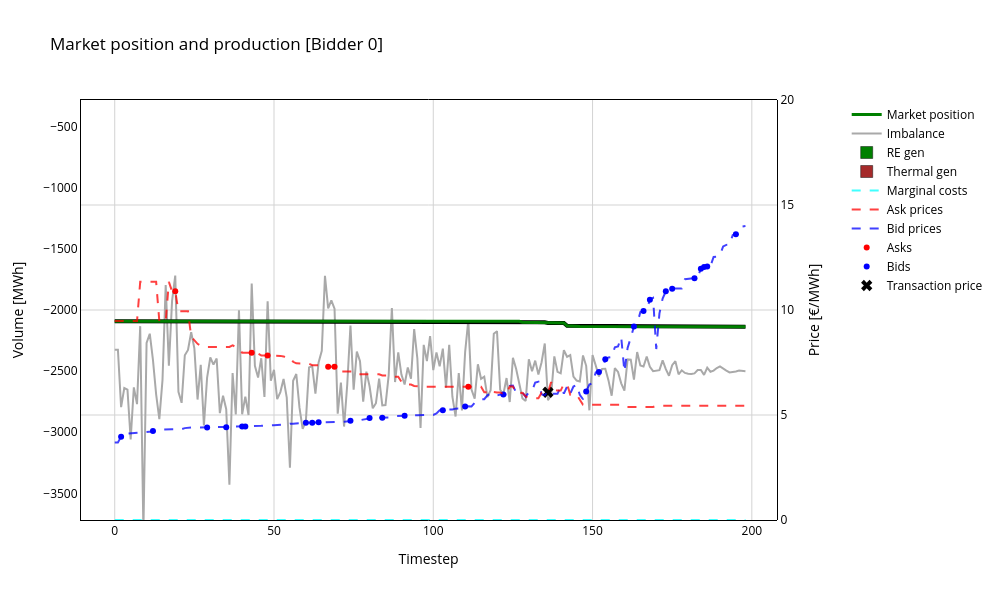
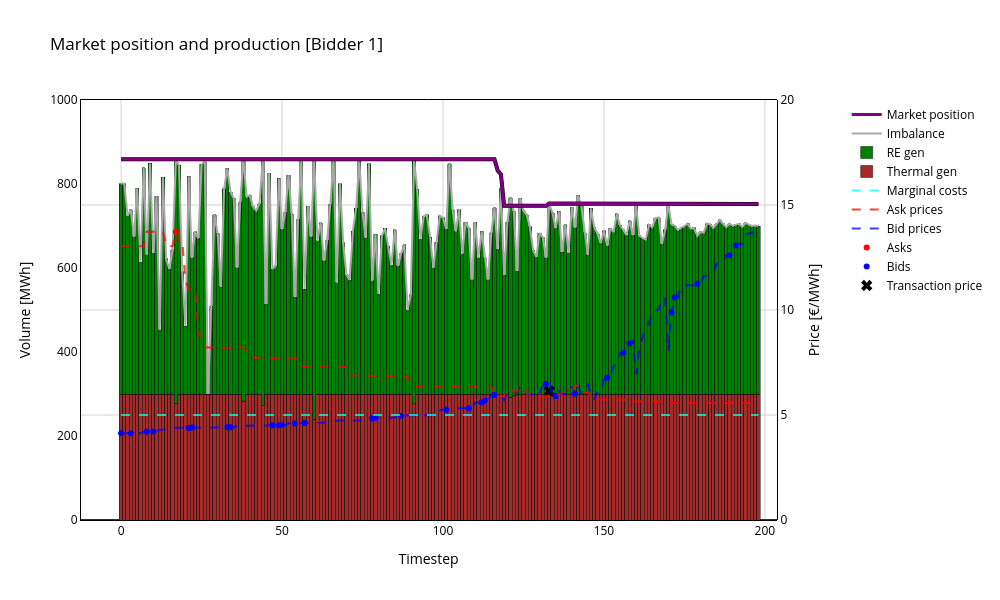
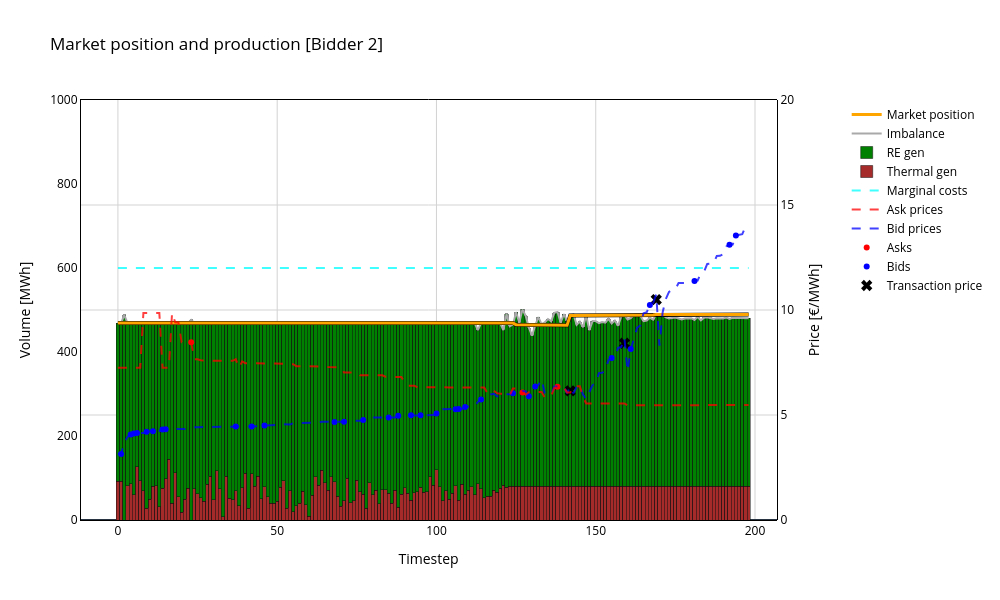
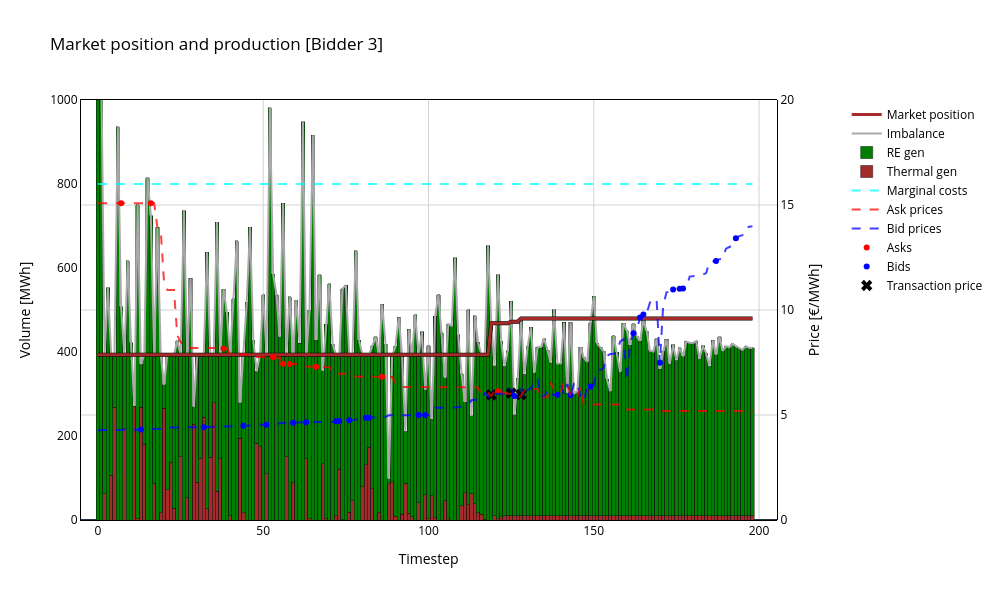

Notebook code for these charts, in order:
### Code cell
### Imbalance vs Production

for bidder in range(n):
    fig = go.Figure()

    # Add marker for 'transaction price'
    fig.add_trace(go.Scatter(
        x=df_bid_logs.loc[df_bid_logs['bidder'] == bidder].index,
        y=df_bid_logs.loc[df_bid_logs['bidder'] == bidder, 'transaction_price'],
        mode='markers',
        name=f'Transaction price',
        line=dict(width=2, color=match_color),
        marker=dict(symbol='x', size=10), 
        yaxis='y'
    ))

    # Add marker for 'bid price'
    fig.add_trace(go.Scatter(
        x=df_bid_logs.loc[(df_bid_logs['bidder'] == bidder) & (df_bid_logs['match_flag'] == 'bid')].index,
        y=df_bid_logs.loc[(df_bid_logs['bidder'] == bidder) & (df_bid_logs['match_flag'] == 'bid'), 'price'],
        mode='markers',
        name=f'Bids',
        line=dict(width=2, color=bid_color),  # Adjust line width if necessary
        yaxis='y'
    ))

    # Add marker for 'ask price'
    fig.add_trace(go.Scatter(
        x=df_bid_logs.loc[(df_bid_logs['bidder'] == bidder) & (df_bid_logs['match_flag'] == 'ask')].index,
        y=df_bid_logs.loc[(df_bid_logs['bidder'] == bidder) & (df_bid_logs['match_flag'] == 'ask'), 'price'],
        mode='markers',
        name=f'Asks',
        line=dict(width=2, color=ask_color),  # Adjust line width if necessary
        yaxis='y'
    ))
        
    # Add line for 'Actual prices'
    fig.add_trace(go.Scatter(
        x=df_bid_prices.index,
        y=df_bid_prices[f'bidder_{bidder}'],
        mode='lines',
        name='Bid prices',
        yaxis='y',
        opacity=0.75,
        line=dict(width=2, color=bid_color, dash='dash')  # Adjust line width if necessary
    ))
    
    # Add line for 'Actual prices'
    fig.add_trace(go.Scatter(
        x=df_ask_prices.index,
        y=df_ask_prices[f'bidder_{bidder}'],
        mode='lines',
        name='Ask prices',
        yaxis='y',
        opacity=0.75,
        line=dict(width=2, color=ask_color, dash='dash')  # Adjust line width if necessary
    ))
    
    # Add line for 'Marginal costs'
    fig.add_trace(go.Scatter(
        x=df_bid_logs.index,
        y=[df_bidders['true_costs'][bidder]] * len(df_bid_logs),
        mode='lines',
        name='Marginal costs',
        yaxis='y',
        opacity=0.75,
        line=dict(width=2, color=marginal_cost_color, dash='dash')  # Adjust line width if necessary
    ))
    
    # Add bar for 'Thermal prod'
    fig.add_trace(go.Bar(
        x=df_x_th_gen[f'bidder_{bidder}'].index,
        y=df_x_th_gen[f'bidder_{bidder}'],
        name='Thermal gen',
        width=1,
        yaxis='y2',
        marker=dict(color='brown'),
    ))
    
    # Add bar for 'RE prod'
    fig.add_trace(go.Bar(
        x=df_x_re_gen[f'bidder_{bidder}'].index,
        y=df_x_re_gen[f'bidder_{bidder}'],
        name='RE gen',
        width=1,
        yaxis='y2',
        marker=dict(color='green'),
    ))
    
    # Add line for 'Imbalance'
    fig.add_trace(go.Scatter(
        x=df_imbalances[f'bidder_{bidder}'].index,
        y=df_imbalances[f'bidder_{bidder}'] + df_market_positions[f'bidder_{bidder}'],
        mode='lines',
        name='Imbalance',
        yaxis='y2',
        line=dict(width=2, color=imbalance_color)  # Adjust line width if necessary
    ))
    
    # Add outline for 'market position'
    fig.add_trace(go.Scatter(
        x=df_market_positions[f'bidder_{bidder}'].index,
        y=df_market_positions[f'bidder_{bidder}'],
        mode='lines',
        name=f'Market position outline',
        showlegend=False,
        line=dict(width=4, color='black'),  # Adjust line width if necessary
        yaxis='y2'
    ))

    # Add line for 'market position'
    fig.add_trace(go.Scatter(
        x=df_market_positions[f'bidder_{bidder}'].index,
        y=df_market_positions[f'bidder_{bidder}'],
        mode='lines',
        name=f'Market position',
        line=dict(width=3, color=bidder_colors[bidder]),  # Adjust line width if necessary
        yaxis='y2'
    ))
    
    demand_mean = -2000
    max_imbalance = df_imbalances[f'bidder_{bidder}'].abs().max()
    
    range_y = [0, max_price]
    range_y2 = [0, 1000] if bidder != 0 else [demand_mean - max_imbalance, demand_mean + max_imbalance]
    
    # Update layout
    fig.update_layout(
        title=f'Market position and production [Bidder {bidder}]',
        barmode='stack',
        width=width,
        height=height,
        plot_bgcolor=background,
        paper_bgcolor=paper_bgcolor,
        font_color=font_color,
        xaxis=dict(
            title='Timestep',
            mirror=True,
            showline=True,
            linecolor=axis_color,
            gridcolor=grid_color,
        ),
        yaxis=dict(
            title='Price [€/MWh]',
            side='right',
            overlaying='y2',
            position=1,
            range=range_y,
            tickcolor=grid_color,
            showline=True,
            linecolor=axis_color,
            gridcolor=grid_color,
        ),
        yaxis2=dict(
            title='Volume [MWh]',
            position=0,
            range=range_y2,
            ticks='',
            showline=True,
            linecolor=axis_color,
            gridcolor=grid_color,
            showgrid=False,
            ),
        legend=dict(
            x=1.1
        ),
        #shapes=frame, 
    )
    
    # Show the plot
    fig.show()

### Figure 1 — Plotly figure (JSON) as saved in the notebook; plotly's stock layout.template omitted (floating-point values rounded to 4 significant figures; data arrays with more than 128 entries replaced by an {"elided": "..."} marker saying what was removed)
{"data": [{"line": {"color": "black", "width": 2}, "marker": {"size": 10, "symbol": "x"}, "mode": "markers", "name": "Transaction price", "x": [2, 12, 19, 29, 35, 40, 41, 43, 48, 60, 62, 64, 67, 69, 74, 80, 84, 91, 103, 110, 111, 122, 136, 148, 152, 154, 163, 166, 168, 173, 175, 182, 184, 185, 186, 195], "y": [null, null, null, null, null, null, null, null, null, null, null, null, null, null, null, null, null, null, null, null, null, null, 6.083, null, null, null, null, null, null, null, null, null, null, null, null, null], "yaxis": "y", "type": "scatter"}, {"line": {"color": "blue", "width": 2}, "mode": "markers", "name": "Bids", "x": [2, 12, 29, 35, 40, 41, 60, 62, 64, 74, 80, 84, 91, 103, 110, 122, 148, 152, 154, 163, 166, 168, 173, 175, 182, 184, 185, 186, 195], "y": [3.966, 4.233, 4.403, 4.422, 4.454, 4.455, 4.63, 4.632, 4.659, 4.722, 4.859, 4.871, 4.962, 5.224, 5.406, 5.971, 6.124, 7.044, 7.652, 9.214, 9.949, 10.49, 10.89, 11.01, 11.52, 11.97, 12.05, 12.07, 13.61], "yaxis": "y", "type": "scatter"}, {"line": {"color": "red", "width": 2}, "mode": "markers", "name": "Asks", "x": [19, 43, 48, 67, 69, 111], "y": [10.89, 7.969, 7.838, 7.295, 7.293, 6.349], "yaxis": "y", "type": "scatter"}, {"line": {"color": "blue", "dash": "dash", "width": 2}, "mode": "lines", "name": "Bid prices", "opacity": 0.75, "x": {"elided": "199 int values"}, "y": {"elided": "199 float values"}, "yaxis": "y", "type": "scatter"}, {"line": {"color": "red", "dash": "dash", "width": 2}, "mode": "lines", "name": "Ask prices", "opacity": 0.75, "x": {"elided": "199 int values"}, "y": {"elided": "199 float values"}, "yaxis": "y", "type": "scatter"}, {"line": {"color": "cyan", "dash": "dash", "width": 2}, "mode": "lines", "name": "Marginal costs", "opacity": 0.75, "x": {"elided": "199 int values"}, "y": {"elided": "199 float values"}, "yaxis": "y", "type": "scatter"}, {"marker": {"color": "brown"}, "name": "Thermal gen", "width": 1, "x": {"elided": "199 int values"}, "y": {"elided": "199 float values"}, "yaxis": "y2", "type": "bar"}, {"marker": {"color": "green"}, "name": "RE gen", "width": 1, "x": {"elided": "199 int values"}, "y": {"elided": "199 float values"}, "yaxis": "y2", "type": "bar"}, {"line": {"color": "darkgrey", "width": 2}, "mode": "lines", "name": "Imbalance", "x": {"elided": "199 int values"}, "y": {"elided": "199 float values"}, "yaxis": "y2", "type": "scatter"}, {"line": {"color": "black", "width": 4}, "mode": "lines", "name": "Market position outline", "showlegend": false, "x": {"elided": "199 int values"}, "y": {"elided": "199 float values"}, "yaxis": "y2", "type": "scatter"}, {"line": {"color": "green", "width": 3}, "mode": "lines", "name": "Market position", "x": {"elided": "199 int values"}, "y": {"elided": "199 float values"}, "yaxis": "y2", "type": "scatter"}], "layout": {"font": {"color": "black"}, "xaxis": {"title": {"text": "Timestep"}, "mirror": true, "showline": true, "linecolor": "black", "gridcolor": "lightgrey"}, "yaxis": {"title": {"text": "Price [€/MWh]"}, "side": "right", "overlaying": "y2", "position": 1, "range": [0, 20], "tickcolor": "lightgrey", "showline": true, "linecolor": "black", "gridcolor": "lightgrey"}, "yaxis2": {"title": {"text": "Volume [MWh]"}, "position": 0, "range": [-3717.0, -282.8], "ticks": "", "showline": true, "linecolor": "black", "gridcolor": "lightgrey", "showgrid": false}, "legend": {"x": 1.1}, "title": {"text": "Market position and production [Bidder 0]"}, "barmode": "stack", "width": 1000, "height": 600, "plot_bgcolor": "white", "paper_bgcolor": "white"}}

### Figure 2 — Plotly figure (JSON) as saved in the notebook; plotly's stock layout.template omitted (floating-point values rounded to 4 significant figures; data arrays with more than 128 entries replaced by an {"elided": "..."} marker saying what was removed)
{"data": [{"line": {"color": "black", "width": 2}, "marker": {"size": 10, "symbol": "x"}, "mode": "markers", "name": "Transaction price", "x": [0, 3, 8, 10, 17, 21, 22, 33, 34, 47, 49, 50, 54, 57, 78, 79, 87, 101, 108, 112, 113, 116, 132, 133, 135, 141, 151, 156, 158, 171, 172, 179, 189, 191], "y": [null, null, null, null, null, null, null, null, null, null, null, null, null, null, null, null, null, null, null, null, null, null, null, 6.137, null, null, null, null, null, null, null, null, null, null], "yaxis": "y", "type": "scatter"}, {"line": {"color": "blue", "width": 2}, "mode": "markers", "name": "Bids", "x": [0, 3, 8, 10, 21, 22, 33, 34, 47, 49, 50, 54, 57, 78, 79, 87, 101, 108, 112, 113, 116, 132, 135, 141, 151, 156, 158, 171, 172, 179, 189, 191], "y": [4.133, 4.133, 4.2, 4.22, 4.387, 4.408, 4.417, 4.418, 4.512, 4.517, 4.518, 4.596, 4.621, 4.838, 4.862, 4.956, 5.245, 5.318, 5.601, 5.673, 5.956, 6.472, 5.91, 6.012, 6.778, 7.96, 8.418, 9.885, 10.59, 11.25, 12.61, 13.07], "yaxis": "y", "type": "scatter"}, {"line": {"color": "red", "width": 2}, "mode": "markers", "name": "Asks", "x": [17], "y": [13.72], "yaxis": "y", "type": "scatter"}, {"line": {"color": "blue", "dash": "dash", "width": 2}, "mode": "lines", "name": "Bid prices", "opacity": 0.75, "x": {"elided": "199 int values"}, "y": {"elided": "199 float values"}, "yaxis": "y", "type": "scatter"}, {"line": {"color": "red", "dash": "dash", "width": 2}, "mode": "lines", "name": "Ask prices", "opacity": 0.75, "x": {"elided": "199 int values"}, "y": {"elided": "199 float values"}, "yaxis": "y", "type": "scatter"}, {"line": {"color": "cyan", "dash": "dash", "width": 2}, "mode": "lines", "name": "Marginal costs", "opacity": 0.75, "x": {"elided": "199 int values"}, "y": {"elided": "199 float values"}, "yaxis": "y", "type": "scatter"}, {"marker": {"color": "brown"}, "name": "Thermal gen", "width": 1, "x": {"elided": "199 int values"}, "y": {"elided": "199 float values"}, "yaxis": "y2", "type": "bar"}, {"marker": {"color": "green"}, "name": "RE gen", "width": 1, "x": {"elided": "199 int values"}, "y": {"elided": "199 float values"}, "yaxis": "y2", "type": "bar"}, {"line": {"color": "darkgrey", "width": 2}, "mode": "lines", "name": "Imbalance", "x": {"elided": "199 int values"}, "y": {"elided": "199 float values"}, "yaxis": "y2", "type": "scatter"}, {"line": {"color": "black", "width": 4}, "mode": "lines", "name": "Market position outline", "showlegend": false, "x": {"elided": "199 int values"}, "y": {"elided": "199 float values"}, "yaxis": "y2", "type": "scatter"}, {"line": {"color": "purple", "width": 3}, "mode": "lines", "name": "Market position", "x": {"elided": "199 int values"}, "y": {"elided": "199 float values"}, "yaxis": "y2", "type": "scatter"}], "layout": {"font": {"color": "black"}, "xaxis": {"title": {"text": "Timestep"}, "mirror": true, "showline": true, "linecolor": "black", "gridcolor": "lightgrey"}, "yaxis": {"title": {"text": "Price [€/MWh]"}, "side": "right", "overlaying": "y2", "position": 1, "range": [0, 20], "tickcolor": "lightgrey", "showline": true, "linecolor": "black", "gridcolor": "lightgrey"}, "yaxis2": {"title": {"text": "Volume [MWh]"}, "position": 0, "range": [0, 1000], "ticks": "", "showline": true, "linecolor": "black", "gridcolor": "lightgrey", "showgrid": false}, "legend": {"x": 1.1}, "title": {"text": "Market position and production [Bidder 1]"}, "barmode": "stack", "width": 1000, "height": 600, "plot_bgcolor": "white", "paper_bgcolor": "white"}}

### Figure 3 — Plotly figure (JSON) as saved in the notebook; plotly's stock layout.template omitted (floating-point values rounded to 4 significant figures; data arrays with more than 128 entries replaced by an {"elided": "..."} marker saying what was removed)
{"data": [{"line": {"color": "black", "width": 2}, "marker": {"size": 10, "symbol": "x"}, "mode": "markers", "name": "Transaction price", "x": [1, 4, 5, 6, 9, 11, 14, 15, 23, 37, 42, 46, 68, 71, 77, 85, 88, 92, 95, 100, 106, 107, 109, 114, 124, 127, 129, 131, 138, 142, 155, 159, 161, 167, 169, 181, 192, 194], "y": [null, null, null, null, null, null, null, null, null, null, null, null, null, null, null, null, null, null, null, null, null, null, null, null, null, null, null, null, null, 6.151, null, 8.418, null, null, 10.49, null, null, null], "yaxis": "y", "type": "scatter"}, {"line": {"color": "blue", "width": 2}, "mode": "markers", "name": "Bids", "x": [1, 4, 5, 6, 9, 11, 14, 15, 37, 42, 46, 68, 71, 77, 85, 88, 92, 95, 100, 106, 107, 109, 114, 124, 129, 131, 155, 161, 167, 181, 192, 194], "y": [3.145, 4.068, 4.12, 4.143, 4.202, 4.231, 4.304, 4.323, 4.451, 4.458, 4.496, 4.664, 4.679, 4.768, 4.882, 4.96, 4.985, 4.993, 5.066, 5.275, 5.285, 5.383, 5.736, 6.041, 5.893, 6.358, 7.709, 8.148, 10.24, 11.38, 13.1, 13.55], "yaxis": "y", "type": "scatter"}, {"line": {"color": "red", "width": 2}, "mode": "markers", "name": "Asks", "x": [23, 127, 138], "y": [8.464, 6.07, 6.346], "yaxis": "y", "type": "scatter"}, {"line": {"color": "blue", "dash": "dash", "width": 2}, "mode": "lines", "name": "Bid prices", "opacity": 0.75, "x": {"elided": "199 int values"}, "y": {"elided": "199 float values"}, "yaxis": "y", "type": "scatter"}, {"line": {"color": "red", "dash": "dash", "width": 2}, "mode": "lines", "name": "Ask prices", "opacity": 0.75, "x": {"elided": "199 int values"}, "y": {"elided": "199 float values"}, "yaxis": "y", "type": "scatter"}, {"line": {"color": "cyan", "dash": "dash", "width": 2}, "mode": "lines", "name": "Marginal costs", "opacity": 0.75, "x": {"elided": "199 int values"}, "y": {"elided": "199 float values"}, "yaxis": "y", "type": "scatter"}, {"marker": {"color": "brown"}, "name": "Thermal gen", "width": 1, "x": {"elided": "199 int values"}, "y": {"elided": "199 float values"}, "yaxis": "y2", "type": "bar"}, {"marker": {"color": "green"}, "name": "RE gen", "width": 1, "x": {"elided": "199 int values"}, "y": {"elided": "199 float values"}, "yaxis": "y2", "type": "bar"}, {"line": {"color": "darkgrey", "width": 2}, "mode": "lines", "name": "Imbalance", "x": {"elided": "199 int values"}, "y": {"elided": "199 float values"}, "yaxis": "y2", "type": "scatter"}, {"line": {"color": "black", "width": 4}, "mode": "lines", "name": "Market position outline", "showlegend": false, "x": {"elided": "199 int values"}, "y": {"elided": "199 float values"}, "yaxis": "y2", "type": "scatter"}, {"line": {"color": "orange", "width": 3}, "mode": "lines", "name": "Market position", "x": {"elided": "199 int values"}, "y": {"elided": "199 float values"}, "yaxis": "y2", "type": "scatter"}], "layout": {"font": {"color": "black"}, "xaxis": {"title": {"text": "Timestep"}, "mirror": true, "showline": true, "linecolor": "black", "gridcolor": "lightgrey"}, "yaxis": {"title": {"text": "Price [€/MWh]"}, "side": "right", "overlaying": "y2", "position": 1, "range": [0, 20], "tickcolor": "lightgrey", "showline": true, "linecolor": "black", "gridcolor": "lightgrey"}, "yaxis2": {"title": {"text": "Volume [MWh]"}, "position": 0, "range": [0, 1000], "ticks": "", "showline": true, "linecolor": "black", "gridcolor": "lightgrey", "showgrid": false}, "legend": {"x": 1.1}, "title": {"text": "Market position and production [Bidder 2]"}, "barmode": "stack", "width": 1000, "height": 600, "plot_bgcolor": "white", "paper_bgcolor": "white"}}

### Figure 4 — Plotly figure (JSON) as saved in the notebook; plotly's stock layout.template omitted (floating-point values rounded to 4 significant figures; data arrays with more than 128 entries replaced by an {"elided": "..."} marker saying what was removed)
{"data": [{"line": {"color": "black", "width": 2}, "marker": {"size": 10, "symbol": "x"}, "mode": "markers", "name": "Transaction price", "x": [7, 13, 16, 32, 38, 44, 51, 53, 56, 58, 59, 63, 66, 72, 73, 76, 81, 82, 86, 97, 99, 119, 121, 125, 126, 128, 139, 143, 149, 162, 164, 165, 170, 174, 176, 177, 187, 193], "y": [null, null, null, null, null, null, null, null, null, null, null, null, null, null, null, null, null, null, null, null, null, 5.956, null, 6.041, null, 5.971, null, null, null, null, null, null, null, null, null, null, null, null], "yaxis": "y", "type": "scatter"}, {"line": {"color": "blue", "width": 2}, "mode": "markers", "name": "Bids", "x": [13, 32, 44, 51, 59, 63, 72, 73, 76, 81, 82, 97, 99, 126, 139, 143, 149, 162, 164, 165, 170, 174, 176, 177, 187, 193], "y": [4.307, 4.413, 4.485, 4.54, 4.626, 4.66, 4.708, 4.717, 4.753, 4.868, 4.87, 4.997, 4.998, 5.911, 5.963, 5.957, 6.357, 8.887, 9.646, 9.79, 7.482, 10.98, 11.02, 11.02, 12.33, 13.42], "yaxis": "y", "type": "scatter"}, {"line": {"color": "red", "width": 2}, "mode": "markers", "name": "Asks", "x": [7, 16, 38, 53, 56, 58, 66, 86, 121], "y": [15.08, 15.08, 8.162, 7.752, 7.439, 7.428, 7.302, 6.825, 6.136], "yaxis": "y", "type": "scatter"}, {"line": {"color": "blue", "dash": "dash", "width": 2}, "mode": "lines", "name": "Bid prices", "opacity": 0.75, "x": {"elided": "199 int values"}, "y": {"elided": "199 float values"}, "yaxis": "y", "type": "scatter"}, {"line": {"color": "red", "dash": "dash", "width": 2}, "mode": "lines", "name": "Ask prices", "opacity": 0.75, "x": {"elided": "199 int values"}, "y": {"elided": "199 float values"}, "yaxis": "y", "type": "scatter"}, {"line": {"color": "cyan", "dash": "dash", "width": 2}, "mode": "lines", "name": "Marginal costs", "opacity": 0.75, "x": {"elided": "199 int values"}, "y": {"elided": "199 float values"}, "yaxis": "y", "type": "scatter"}, {"marker": {"color": "brown"}, "name": "Thermal gen", "width": 1, "x": {"elided": "199 int values"}, "y": {"elided": "199 float values"}, "yaxis": "y2", "type": "bar"}, {"marker": {"color": "green"}, "name": "RE gen", "width": 1, "x": {"elided": "199 int values"}, "y": {"elided": "199 float values"}, "yaxis": "y2", "type": "bar"}, {"line": {"color": "darkgrey", "width": 2}, "mode": "lines", "name": "Imbalance", "x": {"elided": "199 int values"}, "y": {"elided": "199 float values"}, "yaxis": "y2", "type": "scatter"}, {"line": {"color": "black", "width": 4}, "mode": "lines", "name": "Market position outline", "showlegend": false, "x": {"elided": "199 int values"}, "y": {"elided": "199 float values"}, "yaxis": "y2", "type": "scatter"}, {"line": {"color": "brown", "width": 3}, "mode": "lines", "name": "Market position", "x": {"elided": "199 int values"}, "y": {"elided": "199 float values"}, "yaxis": "y2", "type": "scatter"}], "layout": {"font": {"color": "black"}, "xaxis": {"title": {"text": "Timestep"}, "mirror": true, "showline": true, "linecolor": "black", "gridcolor": "lightgrey"}, "yaxis": {"title": {"text": "Price [€/MWh]"}, "side": "right", "overlaying": "y2", "position": 1, "range": [0, 20], "tickcolor": "lightgrey", "showline": true, "linecolor": "black", "gridcolor": "lightgrey"}, "yaxis2": {"title": {"text": "Volume [MWh]"}, "position": 0, "range": [0, 1000], "ticks": "", "showline": true, "linecolor": "black", "gridcolor": "lightgrey", "showgrid": false}, "legend": {"x": 1.1}, "title": {"text": "Market position and production [Bidder 3]"}, "barmode": "stack", "width": 1000, "height": 600, "plot_bgcolor": "white", "paper_bgcolor": "white"}}
